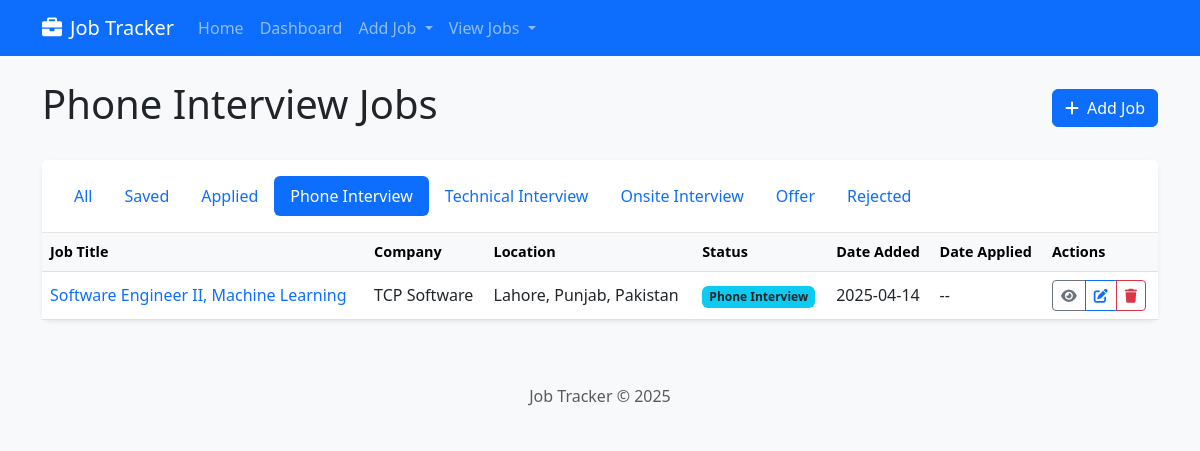
The app's page /jobs/jobs?status=Phone+Interview with its own data.
### job_tracker/models.py (models this page shows, shortened)
class Job(db.Model):
    id = db.Column(db.Integer, primary_key=True)
    title = db.Column(db.String(100), nullable=False)
    company = db.Column(db.String(100), nullable=False)
    location = db.Column(db.String(100))
    description = db.Column(db.Text)
    url = db.Column(db.String(500))
    salary = db.Column(db.String(100))
    job_type = db.Column(db.String(50))  # Full-time, Part-time, Contract, etc.
    date_posted = db.Column(db.DateTime)
    date_added = db.Column(db.DateTime, default=datetime.utcnow)
    status = db.Column(db.String(50), default='Saved')  # Saved, Applied, Interview, Offer, Rejected
    date_applied = db.Column(db.DateTime)
    parsed_data = db.Column(db.Text)  # JSON string with structured job description data
    company_data = db.Column(db.Text)  # JSON string with structured company information
    company_reviews = db.Column(db.Text)  # JSON string with structured company reviews
    notes = db.relationship('Note', backref='job', lazy=True, cascade="all, delete-orphan")
    contacts = db.relationship('Contact', backref='job', lazy=True, cascade="all, delete-orphan")

### job_tracker/routes/job_routes.py (the view)
@job_bp.route('/jobs')
def list_jobs():
    status_filter = request.args.get('status', None)
    if status_filter and status_filter != 'All':
        jobs = Job.query.filter_by(status=status_filter).order_by(Job.date_added.desc()).all()
    else:
        jobs = Job.query.order_by(Job.date_added.desc()).all()
    return render_template('jobs/list.html', jobs=jobs, current_status=status_filter or 'All')

### templates/jobs/list.html (shortened to what this page needs)
{% extends 'base.html' %}
{% block content %}
<div class="d-flex justify-content-between align-items-center mb-4">
    <h1>{{ current_status }} Jobs</h1>
    <div>
        <a href="{{ url_for('job.add_job') }}" class="btn btn-primary">
            <i class="fas fa-plus me-1"></i> Add Job
        </a>
    </div>
</div>
<div class="card shadow-sm">
    <div class="card-header bg-white">
        <ul class="nav nav-pills">
            <li class="nav-item">
                <a class="nav-link {% if current_status == 'All' %}active{% endif %}"
                   href="{{ url_for('job.list_jobs', status='All') }}">All</a>
            </li>
            <li class="nav-item">
                <a class="nav-link {% if current_status == 'Saved' %}active{% endif %}"
                   href="{{ url_for('job.list_jobs', status='Saved') }}">Saved</a>
            </li>
            <li class="nav-item">
                <a class="nav-link {% if current_status == 'Applied' %}active{% endif %}"
                   href="{{ url_for('job.list_jobs', status='Applied') }}">Applied</a>
            </li>
            <li class="nav-item">
                <a class="nav-link {% if current_status == 'Phone Interview' %}active{% endif %}"
                   href="{{ url_for('job.list_jobs', status='Phone Interview') }}">Phone Interview</a>
            </li>
            <li class="nav-item">
                <a class="nav-link {% if current_status == 'Technical Interview' %}active{% endif %}"
                   href="{{ url_for('job.list_jobs', status='Technical Interview') }}">Technical Interview</a>
            </li>
            <li class="nav-item">
                <a class="nav-link {% if current_status == 'Onsite Interview' %}active{% endif %}"
                   href="{{ url_for('job.list_jobs', status='Onsite Interview') }}">Onsite Interview</a>
            </li>
            <li class="nav-item">
                <a class="nav-link {% if current_status == 'Offer' %}active{% endif %}"
                   href="{{ url_for('job.list_jobs', status='Offer') }}">Offer</a>
            </li>
            <li class="nav-item">
                <a class="nav-link {% if current_status == 'Rejected' %}active{% endif %}"
                   href="{{ url_for('job.list_jobs', status='Rejected') }}">Rejected</a>
            </li>
        </ul>
    </div>
    <div class="card-body p-0">
        {% if jobs %}
            <div class="table-responsive">
                <table class="table table-hover mb-0">
                    <thead class="table-light">
                        <tr>
                            <th>Job Title</th>
                            <th>Company</th>
                            <th>Location</th>
                            <th>Status</th>
                            <th>Date Added</th>
                            <th>Date Applied</th>
                            <th>Actions</th>
                        </tr>
                    </thead>
                    <tbody>
                        {% for job in jobs %}
                        <tr>
                            <td>
                                <a href="{{ url_for('job.view_job', job_id=job.id) }}" class="text-decoration-none">
                                    {{ job.title }}
                                </a>
                            </td>
                            <td>{{ job.company }}</td>
                            <td>{{ job.location }}</td>
                            <td>
                                {% if job.status == 'Saved' %}
                                <span class="badge bg-secondary">{{ job.status }}</span>
                                {% elif job.status == 'Applied' %}
                                <span class="badge bg-primary">{{ job.status }}</span>
                                {% elif job.status in ['Phone Interview', 'Technical Interview', 'Onsite Interview'] %}
                                <span class="badge bg-info text-dark">{{ job.status }}</span>
                                {% elif job.status == 'Offer' %}
                                <span class="badge bg-success">{{ job.status }}</span>
                                {% elif job.status == 'Rejected' %}
                                <span class="badge bg-danger">{{ job.status }}</span>
                                {% else %}
                                <span class="badge bg-secondary">{{ job.status }}</span>
                                {% endif %}
                            </td>
                            <td>{{ job.date_added.strftime('%Y-%m-%d') }}</td>
                            <td>
                                {% if job.date_applied %}
                                {{ job.date_applied.strftime('%Y-%m-%d') }}
                                {% else %}
                                --
                                {% endif %}
                            </td>
                            <td>
                                <div class="btn-group">
                                    <a href="{{ url_for('job.view_job', job_id=job.id) }}"
                                       class="btn btn-sm btn-outline-secondary" title="View">
                                        <i class="fas fa-eye"></i>
                                    </a>
                                    <a href="{{ url_for('job.edit_job', job_id=job.id) }}"
                                       class="btn btn-sm btn-outline-primary" title="Edit">
                                        <i class="fas fa-edit"></i>
                                    </a>
                                    <button type="button" class="btn btn-sm btn-outline-danger"
                                            data-bs-toggle="modal" data-bs-target="#deleteJobModal{{ job.id }}" title="Delete">
                                        <i class="fas fa-trash"></i>
                                    </button>
                                </div>
                            </td>
                        </tr>
                        {% endfor %}
                    </tbody>
                </table>
            </div>
        {% endif %}
    </div>
</div>
{% endblock %}

### static/css/style.css (style rules this page uses)
body { min-height: 100vh; display: flex; flex-direction: column; background-color: #f8f9fa; }
.card { border-radius: 0.5rem; border: none; box-shadow: 0 0.125rem 0.25rem rgba(0, 0, 0, 0.075); transition: all 0.2s ease-in-out; }
.card-header { background-color: #fff; border-bottom: 1px solid rgba(0, 0, 0, 0.1); padding: 1rem; }
.card-body { padding: 1.25rem; }
.badge { padding: 0.4em 0.6em; }
.table th { font-weight: 600; font-size: 0.9rem; }
.table td { vertical-align: middle; }

### records on screen
Job: status "Phone Interview", title "Software Engineer II, Machine Learning", company "TCP Software", location "Lahore, Punjab, Pakistan", date_added "2025-04-14"
